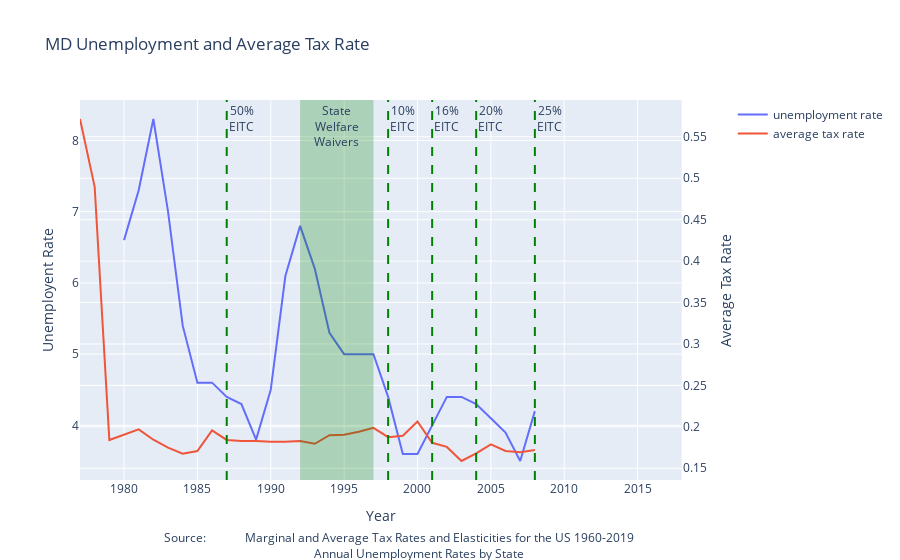

Notebook source saved alongside this figure:
### Code cell
import plotly.graph_objects as go
from plotly.subplots import make_subplots
import pandas as pd

df = pd.read_csv('df.csv')

# Create figure with secondary y-axis
fig = make_subplots(specs=[[{"secondary_y": True}]])

state = 'md'
plotly = df[df['code']== state]

# Add traces
fig.add_trace(
    go.Scatter(
    x=plotly['year'],
    y=plotly['rate'],
    name = "unemployment rate"),
    secondary_y=False,
)

fig.add_trace(
    go.Scatter(
    x=plotly['year'],
    y=plotly['c_avg'],
    name = "average tax rate"),
    secondary_y=True,
)

# Add figure title
fig.update_layout(
    title_text=state.upper()+" Unemployment and Average Tax Rate",
    annotations = [dict(
        x=0.5,
        y=-0.22,
        xref='paper',
        yref='paper',
        text='Source: <a href="http://users.nber.org/~taxsim/allyup/ally.html">\
            Marginal and Average Tax Rates and Elasticities for the US 1960-2019 </a><br><a href="https://www.icip.iastate.edu/tables/employment/unemployment-states">\
            Annual Unemployment Rates by State</a>',
        showarrow = False
    )]
)

fig.add_vrect(x0=1992, x1=1997, 
              annotation_text="State<br>Welfare<br>Waivers", annotation_position="top",
              fillcolor="green", opacity=0.25, line_width=0)

fig.add_vline(x=1987, line_width=2, line_dash="dash", line_color="green",annotation_text = "50%<br>EITC")
fig.add_vline(x=1998, line_width=2, line_dash="dash", line_color="green",annotation_text = "10%<br>EITC")
fig.add_vline(x=2001, line_width=2, line_dash="dash", line_color="green",annotation_text = "16%<br>EITC")
fig.add_vline(x=2004, line_width=2, line_dash="dash", line_color="green",annotation_text = "20%<br>EITC")
fig.add_vline(x=2008, line_width=2, line_dash="dash", line_color="green",annotation_text = "25%<br>EITC")


# Set x-axis title
fig.update_xaxes(title_text="Year")

# Set y-axes titles
fig.update_yaxes(title_text="Unemployent Rate", secondary_y=False)
fig.update_yaxes(title_text="Average Tax Rate", secondary_y=True)

fig.show()
write_html(fig, "5.html")

### Figure 1 — Plotly figure (JSON) as saved in the notebook; plotly's stock layout.template omitted (floating-point values rounded to 4 significant figures)
{"data": [{"name": "unemployment rate", "type": "scatter", "x": [1977, 1978, 1979, 1980, 1981, 1982, 1983, 1984, 1985, 1986, 1987, 1988, 1989, 1990, 1991, 1992, 1993, 1994, 1995, 1996, 1997, 1998, 1999, 2000, 2001, 2002, 2003, 2004, 2005, 2006, 2007, 2008, 2009, 2010, 2011, 2012, 2013, 2014, 2015, 2016, 2017, 2018], "xaxis": "x", "y": [null, null, null, 6.6, 7.3, 8.3, 7, 5.4, 4.6, 4.6, 4.4, 4.3, 3.8, 4.5, 6.1, 6.8, 6.2, 5.3, 5, 5, 5, 4.4, 3.6, 3.6, 4, 4.4, 4.4, 4.3, 4.1, 3.9, 3.5, 4.2, null, null, null, null, null, null, null, null, null, null], "yaxis": "y"}, {"name": "average tax rate", "type": "scatter", "x": [1977, 1978, 1979, 1980, 1981, 1982, 1983, 1984, 1985, 1986, 1987, 1988, 1989, 1990, 1991, 1992, 1993, 1994, 1995, 1996, 1997, 1998, 1999, 2000, 2001, 2002, 2003, 2004, 2005, 2006, 2007, 2008, 2009, 2010, 2011, 2012, 2013, 2014, 2015, 2016, 2017, 2018], "xaxis": "x", "y": [0.5715, 0.4896, 0.1841, 0.1906, 0.197, 0.1845, 0.175, 0.1676, 0.1709, 0.1957, 0.1842, 0.1828, 0.1829, 0.182, 0.182, 0.183, 0.1796, 0.1899, 0.1906, 0.1942, 0.1988, 0.1876, 0.1893, 0.2064, 0.1808, 0.1758, 0.1588, 0.168, 0.1789, 0.1709, 0.1694, 0.172, null, null, null, null, null, null, null, null, null, null], "yaxis": "y2"}], "layout": {"annotations": [{"showarrow": false, "text": "Source: <a href=\"http://users.nber.org/~taxsim/allyup/ally.html\">            Marginal and Average Tax Rates and Elasticities for the US 1960-2019 </a><br><a href=\"https://www.icip.iastate.edu/tables/employment/unemployment-states\">            Annual Unemployment Rates by State</a>", "x": 0.5, "xref": "paper", "y": -0.22, "yref": "paper"}, {"showarrow": false, "text": "State<br>Welfare<br>Waivers", "x": 1994.0, "xanchor": "center", "xref": "x", "y": 1, "yanchor": "top", "yref": "y domain"}, {"showarrow": false, "text": "50%<br>EITC", "x": 1987, "xanchor": "left", "xref": "x", "y": 1, "yanchor": "top", "yref": "y domain"}, {"showarrow": false, "text": "10%<br>EITC", "x": 1998, "xanchor": "left", "xref": "x", "y": 1, "yanchor": "top", "yref": "y domain"}, {"showarrow": false, "text": "16%<br>EITC", "x": 2001, "xanchor": "left", "xref": "x", "y": 1, "yanchor": "top", "yref": "y domain"}, {"showarrow": false, "text": "20%<br>EITC", "x": 2004, "xanchor": "left", "xref": "x", "y": 1, "yanchor": "top", "yref": "y domain"}, {"showarrow": false, "text": "25%<br>EITC", "x": 2008, "xanchor": "left", "xref": "x", "y": 1, "yanchor": "top", "yref": "y domain"}], "shapes": [{"fillcolor": "green", "line": {"width": 0}, "opacity": 0.25, "type": "rect", "x0": 1992, "x1": 1997, "xref": "x", "y0": 0, "y1": 1, "yref": "y domain"}, {"line": {"color": "green", "dash": "dash", "width": 2}, "type": "line", "x0": 1987, "x1": 1987, "xref": "x", "y0": 0, "y1": 1, "yref": "y domain"}, {"line": {"color": "green", "dash": "dash", "width": 2}, "type": "line", "x0": 1998, "x1": 1998, "xref": "x", "y0": 0, "y1": 1, "yref": "y domain"}, {"line": {"color": "green", "dash": "dash", "width": 2}, "type": "line", "x0": 2001, "x1": 2001, "xref": "x", "y0": 0, "y1": 1, "yref": "y domain"}, {"line": {"color": "green", "dash": "dash", "width": 2}, "type": "line", "x0": 2004, "x1": 2004, "xref": "x", "y0": 0, "y1": 1, "yref": "y domain"}, {"line": {"color": "green", "dash": "dash", "width": 2}, "type": "line", "x0": 2008, "x1": 2008, "xref": "x", "y0": 0, "y1": 1, "yref": "y domain"}], "title": {"text": "MD Unemployment and Average Tax Rate"}, "xaxis": {"anchor": "y", "domain": [0, 0.94], "title": {"text": "Year"}}, "yaxis": {"anchor": "x", "domain": [0, 1], "title": {"text": "Unemployent Rate"}}, "yaxis2": {"anchor": "x", "overlaying": "y", "side": "right", "title": {"text": "Average Tax Rate"}}}}
